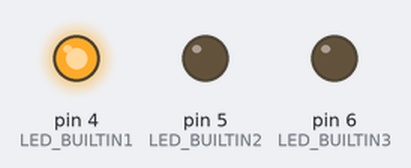
Bench run of a sketch on a simulated Arduino Uno, built with avr-gcc and run on an emulated ATmega328P. On the bench: output pins drawn as LEDs (lit = HIGH).

Above: at 2.5 s.
At 7.5 s:
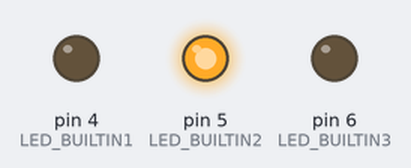
At 12.5 s:
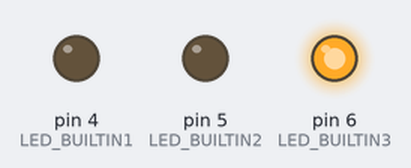
Timing chart, 0 to 19.5 s (numbered marks = the images above):
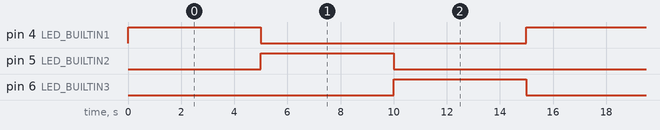

Measured:
- by itself, pin 4 (LED_BUILTIN1), pin 5 (LED_BUILTIN2), pin 6 (LED_BUILTIN3): alternates HIGH for 5.0 s and LOW for 10.0 s
- by itself, everything shown: repeats every 15.0 s, in 3 steps

The sketch:

semaforo.ino
```cpp
#define LED_BUILTIN1 4
#define LED_BUILTIN2 5
#define LED_BUILTIN3 6
#define tempo 5000


// the setup function runs once when you press reset or power the board
void setup() {
  // initialize digital pin LED_BUILTIN as an output.
  pinMode(LED_BUILTIN1, OUTPUT);
  pinMode(LED_BUILTIN2, OUTPUT);
  pinMode(LED_BUILTIN3, OUTPUT);
}

// the loop function runs over and over again forever
void loop() {
  digitalWrite(LED_BUILTIN1, HIGH);  // turn the LED on (HIGH is the voltage level)
  digitalWrite(LED_BUILTIN2, LOW);
  digitalWrite(LED_BUILTIN3, LOW);
  delay(tempo);                      // wait for a second
  digitalWrite(LED_BUILTIN1,LOW);  // turn the LED on (HIGH is the voltage level)
  digitalWrite(LED_BUILTIN2, HIGH);
  digitalWrite(LED_BUILTIN3, LOW);
  delay(tempo);                      // wait for a second
  digitalWrite(LED_BUILTIN1, LOW);  // turn the LED on (HIGH is the voltage level)
  digitalWrite(LED_BUILTIN2, LOW);
  digitalWrite(LED_BUILTIN3, HIGH);
  delay(tempo);
}
```
